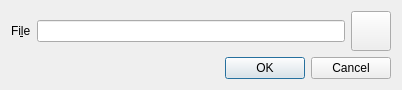
<?xml version="1.0" encoding="UTF-8"?>
<ui version="4.0">
 <class>FileChooser</class>
 <widget class="QDialog" name="FileChooser">
  <property name="geometry">
   <rect>
    <x>0</x>
    <y>0</y>
    <width>402</width>
    <height>90</height>
   </rect>
  </property>
  <layout class="QGridLayout" name="gridLayout">
   <item row="0" column="0">
    <layout class="QHBoxLayout">
     <property name="spacing">
      <number>6</number>
     </property>
     <property name="leftMargin">
      <number>0</number>
     </property>
     <property name="topMargin">
      <number>0</number>
     </property>
     <property name="rightMargin">
      <number>0</number>
     </property>
     <property name="bottomMargin">
      <number>0</number>
     </property>
     <item>
      <widget class="QLabel" name="label">
       <property name="sizePolicy">
        <sizepolicy hsizetype="Minimum" vsizetype="MinimumExpanding">
         <horstretch>0</horstretch>
         <verstretch>0</verstretch>
        </sizepolicy>
       </property>
       <property name="text">
        <string>Fi&amp;le</string>
       </property>
       <property name="buddy">
        <cstring>lineEdit</cstring>
       </property>
      </widget>
     </item>
     <item>
      <widget class="QLineEdit" name="lineEdit">
       <property name="sizePolicy">
        <sizepolicy hsizetype="MinimumExpanding" vsizetype="Fixed">
         <horstretch>0</horstretch>
         <verstretch>0</verstretch>
        </sizepolicy>
       </property>
      </widget>
     </item>
     <item>
      <widget class="QPushButton" name="pushButton">
       <property name="sizePolicy">
        <sizepolicy hsizetype="Minimum" vsizetype="MinimumExpanding">
         <horstretch>0</horstretch>
         <verstretch>0</verstretch>
        </sizepolicy>
       </property>
       <property name="text">
        <string/>
       </property>
       <property name="icon">
        <iconset theme="document-open"/>
       </property>
       <property name="iconSize">
        <size>
         <width>22</width>
         <height>22</height>
        </size>
       </property>
      </widget>
     </item>
    </layout>
   </item>
   <item row="1" column="0">
    <widget class="QDialogButtonBox" name="buttonBox">
     <property name="standardButtons">
      <set>QDialogButtonBox::Cancel|QDialogButtonBox::Ok</set>
     </property>
    </widget>
   </item>
  </layout>
 </widget>
 <tabstops>
  <tabstop>lineEdit</tabstop>
  <tabstop>pushButton</tabstop>
 </tabstops>
 <resources/>
 <connections>
  <connection>
   <sender>buttonBox</sender>
   <signal>accepted()</signal>
   <receiver>FileChooser</receiver>
   <slot>accept()</slot>
   <hints>
    <hint type="sourcelabel">
     <x>200</x>
     <y>64</y>
    </hint>
    <hint type="destinationlabel">
     <x>200</x>
     <y>40</y>
    </hint>
   </hints>
  </connection>
  <connection>
   <sender>buttonBox</sender>
   <signal>rejected()</signal>
   <receiver>FileChooser</receiver>
   <slot>reject()</slot>
   <hints>
    <hint type="sourcelabel">
     <x>200</x>
     <y>64</y>
    </hint>
    <hint type="destinationlabel">
     <x>200</x>
     <y>40</y>
    </hint>
   </hints>
  </connection>
 </connections>
</ui>
